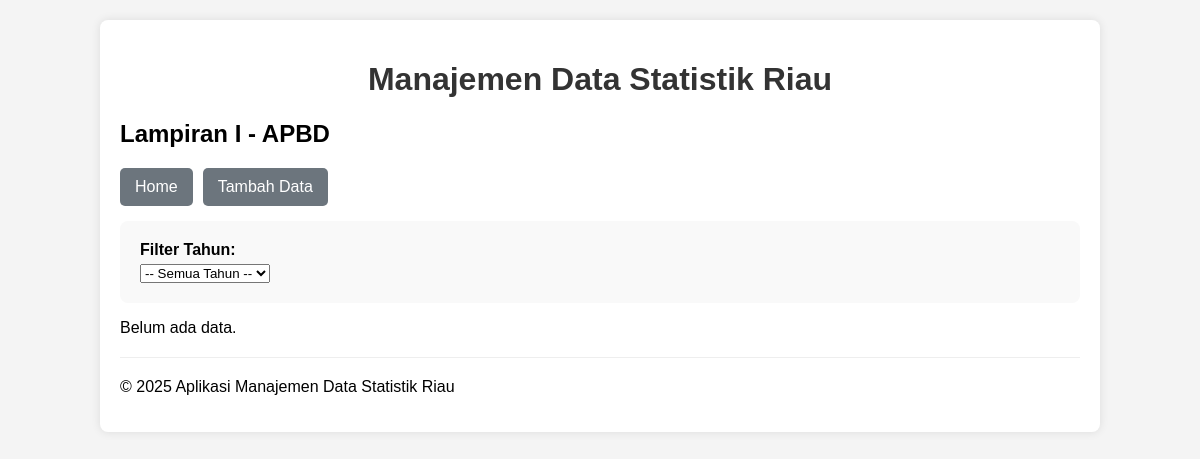
Page /apbd-lampiran-satu/read.php on the earlier database version.
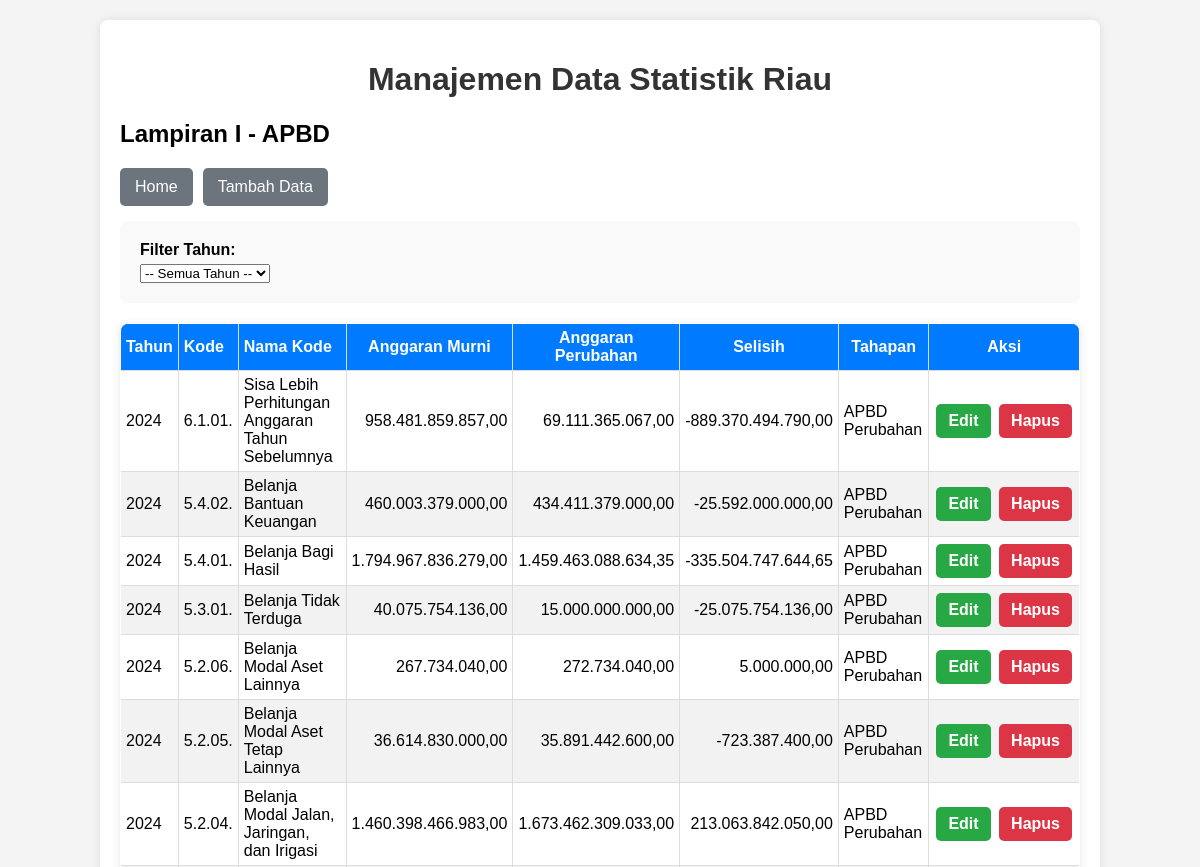
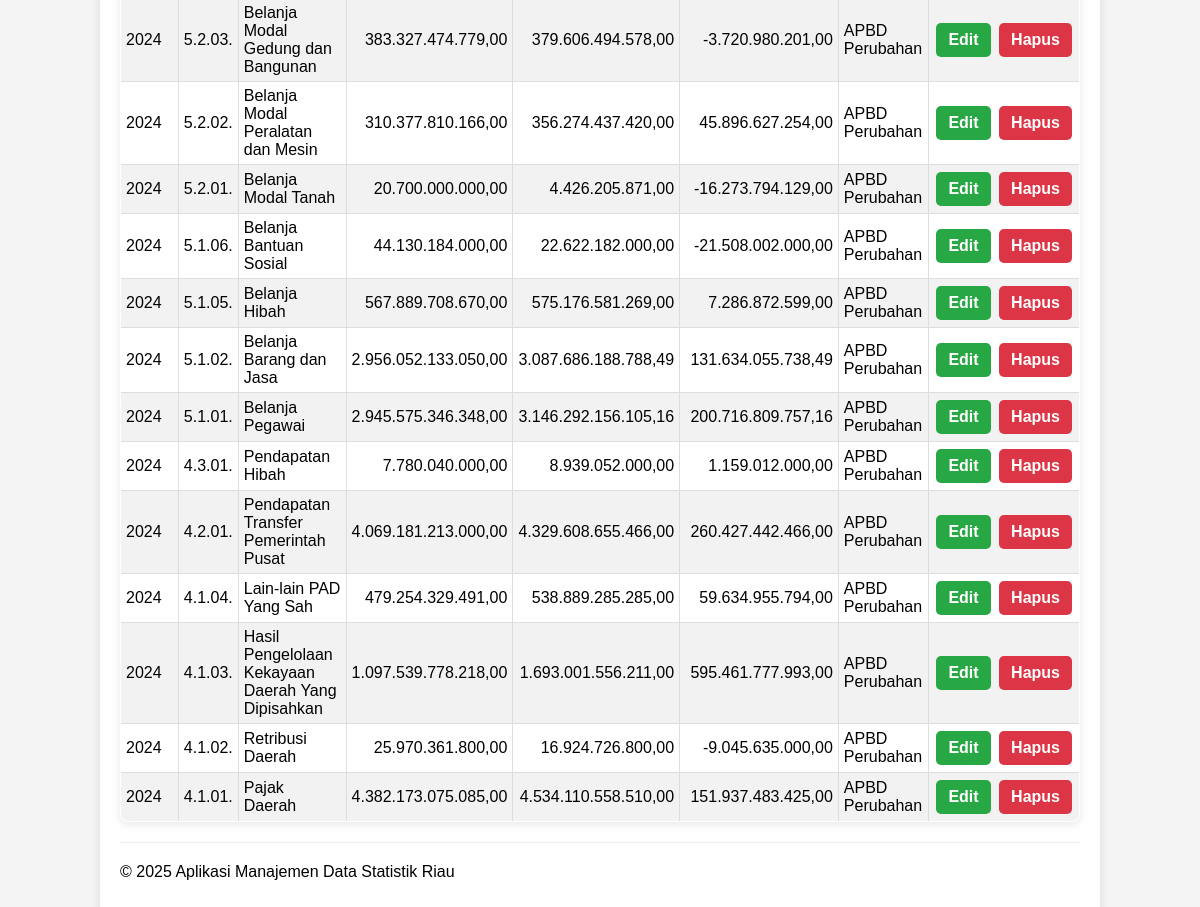
Same page on the later database version (2 pictures, top to bottom).
### tables this page shows
CREATE TABLE `apbd_lampiran_1` (
  `id` int(11) NOT NULL,
  `tahun` int(5) DEFAULT NULL,
  `id_kode_urut` int(5) DEFAULT NULL,
  `jumlah_anggaran` decimal(18,2) DEFAULT NULL,
  `jumlah_perubahan` decimal(18,2) DEFAULT NULL,
  `id_jenis_apbd` int(5) DEFAULT NULL
);

CREATE TABLE `kode_urut` (
  `id` int(11) NOT NULL,
  `no_urut` varchar(11) DEFAULT NULL,
  `uraian` varchar(255) DEFAULT NULL,
  `id_kode_level` int(11) DEFAULT NULL
);

CREATE TABLE `jenis_apbd` (
  `id` int(11) NOT NULL,
  `uraian` varchar(255) DEFAULT NULL,
  `akronim` varchar(255) DEFAULT NULL
);

### apbd-lampiran-satu/read.php (the view, shortened to what this page needs)
<?php
include '../config/database.php';
include '../templates/header.php';
$sql = "SELECT a.id AS id, a.tahun AS tahun, b.no_urut AS kode, b.uraian AS nama_kode, jumlah_anggaran, jumlah_perubahan, c.nama_level AS level, d.uraian AS jenis_apbd
        FROM apbd_lampiran_1 AS a
        LEFT JOIN kode_urut AS b ON a.id_kode_urut = b.id
        LEFT JOIN kode_level AS c ON c.id = b.id_kode_level
        LEFT JOIN jenis_apbd AS d ON d.id = a.id_jenis_apbd";
$sql .= " ORDER BY tahun, kode DESC";
$stmt = $conn->prepare($sql);
$stmt->execute();
$result = $stmt->get_result();
?>
<h2>Lampiran I - APBD</h2>
<div class="button-group">
    <button><a href="../index.php">Home</a></button>
    <button><a href="create.php">Tambah Data</a></button>
</div>
<form method="GET" action="">
    <label for="tahun">Filter Tahun:</label>
    <select name="tahun" id="tahun" onchange="this.form.submit()">
        <option value="">-- Semua Tahun --</option>
    </select>
</form>
<?php
if ($result->num_rows > 0):
?>
    <table>
        <thead>
            <tr>
                <th>Tahun</th>
                <th>Kode</th>
                <th>Nama Kode</th>
                <th style="text-align: center;">Anggaran Murni</th>
                <th style="text-align: center;">Anggaran Perubahan</th>
                <th style="text-align: center;">Selisih</th>
                <th style="text-align: center;">Tahapan</th>
                <th style="text-align: center;">Aksi</th>
            </tr>
        </thead>
        <tbody>
            <?php
            while ($row = $result->fetch_assoc()):
            ?>
                <tr>
                    <td><?php echo htmlspecialchars($row['tahun']); ?></td>
                    <td><?php echo htmlspecialchars($row['kode']); ?></td>
                    <td><?php echo htmlspecialchars($row['nama_kode']); ?></td>
                    <td style="text-align:right"><?php echo htmlspecialchars(number_format($row['jumlah_anggaran'] ?? 0, 2, ',', '.')); ?></td>
                    <td style="text-align:right"><?php echo htmlspecialchars(number_format($row['jumlah_perubahan'] ?? 0, 2, ',', '.')); ?></td>
                    <td style="text-align:right"><?php echo htmlspecialchars(number_format(($row['jumlah_perubahan']-$row['jumlah_anggaran']) ?? 0, 2, ',', '.')); ?></td>
                    <td><?php echo htmlspecialchars($row['jenis_apbd']); ?></td>
                    <td class="actions">
                        <a href="update.php?id=<?php echo htmlspecialchars($row['id']); ?>" class="edit">Edit</a>
                        <a href="delete.php?id=<?php echo htmlspecialchars($row['id']); ?>" class="delete"
                           onclick="return confirm('Apakah Anda yakin ingin menghapus data ini?')">Hapus</a>
                    </td>
                </tr>
            <?php endwhile; ?>
        </tbody>
    </table>
<?php else: ?>
    <p>Belum ada data.</p>
<?php endif; ?>
<?php
include '../templates/footer.php';
?>

### templates/header.php (shortened to what this page needs)
<!DOCTYPE html>
<html lang="en">
<head>
    <link rel="stylesheet" href="style.css">
</head>
<body>
    <div class="container">
        <h1>Manajemen Data Statistik Riau</h1>

### templates/footer.php
<hr>
        <footer>
            <p>&copy; <?php echo date("Y"); ?> Aplikasi Manajemen Data Statistik Riau</p>
        </footer>
    </div>
</body>
</html>

### apbd-lampiran-satu/style.css (style rules this page uses)
body { font-family: Arial, sans-serif; background-color: #f4f4f4; margin: 0; padding: 0; }
.container { width: 80%; margin: 20px auto; background-color: #fff; padding: 20px; box-shadow: 0 0 10px rgba(0, 0, 0, 0.1); border-radius: 8px; }
h1 { color: #333; text-align: center; }
hr { border: 0; border-top: 1px solid #eee; margin: 20px 0; }
table { width: 100%; border-collapse: collapse; margin-top: 20px; }
table, th, td { border: 1px solid #ddd; }
th, td { padding: 10px; text-align: left; }
th { background-color: #007bff; color: white; }
tr:nth-child(even) { background-color: #f2f2f2; }
.actions a { text-decoration: none; padding: 5px 10px; border-radius: 3px; margin-right: 5px; }
.actions .edit { background-color: #ffc107; color: white; }
.actions .delete { background-color: #dc3545; color: white; }
form { background-color: #f9f9f9; padding: 20px; border-radius: 8px; }
form label { display: block; margin-bottom: 5px; font-weight: bold; }

### templates/header.php (style rules this page uses)
table { width: 100%; border-collapse: collapse; margin-top: 20px; box-shadow: 0 2px 10px rgba(0,0,0,0.1); border-radius: 8px; overflow: hidden; }
table thead tr { background-color: #007bff; color: white; }
table th, table td { padding: 5px 5px; border: 1px solid #ddd; text-align: left; }
table tbody tr:nth-child(even) { background-color: #f2f2f2; }
table tbody tr:nth-child(odd) { background-color: #ffffff; }
table td.actions { text-align: center; white-space: nowrap; }
table td.actions a { padding: 8px 12px; text-decoration: none; border-radius: 5px; display: inline-block; margin: 2px; font-weight: bold; }
table td.actions .edit { background-color: #28a745; color: white; }
table td.actions .delete { background-color: #dc3545; color: white; }
.button-group { margin-bottom: 15px; display: flex; gap: 10px; }
.button-group button { background-color: #6c757d; color: white; padding: 10px 15px; border: none; border-radius: 5px; cursor: pointer; font-size: 16px; transition: background-color 0.3s ease; }
.button-group button a { color: white; text-decoration: none; }

Differences in the rows shown:
added apbd_lampiran_1: tahun "2024", id_kode_urut.no_urut "6.1.01.", id_kode_urut.uraian "Sisa Lebih Perhitungan Anggaran Tahun Sebelumnya", jumlah_anggaran "958.481.859.857,00", jumlah_perubahan "69.111.365.067,00", $row['jumlah_perubahan']-$row['jumlah_anggaran'] "-889.370.494.790,00", id_jenis_apbd.uraian "APBD Perubahan"
added apbd_lampiran_1: tahun "2024", id_kode_urut.no_urut "5.4.02.", id_kode_urut.uraian "Belanja Bantuan Keuangan", jumlah_anggaran "460.003.379.000,00", jumlah_perubahan "434.411.379.000,00", $row['jumlah_perubahan']-$row['jumlah_anggaran'] "-25.592.000.000,00", id_jenis_apbd.uraian "APBD Perubahan"
added apbd_lampiran_1: tahun "2024", id_kode_urut.no_urut "5.4.01.", id_kode_urut.uraian "Belanja Bagi Hasil", jumlah_anggaran "1.794.967.836.279,00", jumlah_perubahan "1.459.463.088.634,35", $row['jumlah_perubahan']-$row['jumlah_anggaran'] "-335.504.747.644,65", id_jenis_apbd.uraian "APBD Perubahan"
added apbd_lampiran_1: tahun "2024", id_kode_urut.no_urut "5.3.01.", id_kode_urut.uraian "Belanja Tidak Terduga", jumlah_anggaran "40.075.754.136,00", jumlah_perubahan "15.000.000.000,00", $row['jumlah_perubahan']-$row['jumlah_anggaran'] "-25.075.754.136,00", id_jenis_apbd.uraian "APBD Perubahan"
added apbd_lampiran_1: tahun "2024", id_kode_urut.no_urut "5.2.06.", id_kode_urut.uraian "Belanja Modal Aset Lainnya", jumlah_anggaran "267.734.040,00", jumlah_perubahan "272.734.040,00", $row['jumlah_perubahan']-$row['jumlah_anggaran'] "5.000.000,00", id_jenis_apbd.uraian "APBD Perubahan"
added apbd_lampiran_1: tahun "2024", id_kode_urut.no_urut "5.2.05.", id_kode_urut.uraian "Belanja Modal Aset Tetap Lainnya", jumlah_anggaran "36.614.830.000,00", jumlah_perubahan "35.891.442.600,00", $row['jumlah_perubahan']-$row['jumlah_anggaran'] "-723.387.400,00", id_jenis_apbd.uraian "APBD Perubahan"
added apbd_lampiran_1: tahun "2024", id_kode_urut.no_urut "5.2.04.", id_kode_urut.uraian "Belanja Modal Jalan, Jaringan, dan Irigasi", jumlah_anggaran "1.460.398.466.983,00", jumlah_perubahan "1.673.462.309.033,00", $row['jumlah_perubahan']-$row['jumlah_anggaran'] "213.063.842.050,00", id_jenis_apbd.uraian "APBD Perubahan"
added apbd_lampiran_1: tahun "2024", id_kode_urut.no_urut "5.2.03.", id_kode_urut.uraian "Belanja Modal Gedung dan Bangunan", jumlah_anggaran "383.327.474.779,00", jumlah_perubahan "379.606.494.578,00", $row['jumlah_perubahan']-$row['jumlah_anggaran'] "-3.720.980.201,00", id_jenis_apbd.uraian "APBD Perubahan"
added apbd_lampiran_1: tahun "2024", id_kode_urut.no_urut "5.2.02.", id_kode_urut.uraian "Belanja Modal Peralatan dan Mesin", jumlah_anggaran "310.377.810.166,00", jumlah_perubahan "356.274.437.420,00", $row['jumlah_perubahan']-$row['jumlah_anggaran'] "45.896.627.254,00", id_jenis_apbd.uraian "APBD Perubahan"
added apbd_lampiran_1: tahun "2024", id_kode_urut.no_urut "5.2.01.", id_kode_urut.uraian "Belanja Modal Tanah", jumlah_anggaran "20.700.000.000,00", jumlah_perubahan "4.426.205.871,00", $row['jumlah_perubahan']-$row['jumlah_anggaran'] "-16.273.794.129,00", id_jenis_apbd.uraian "APBD Perubahan"
added apbd_lampiran_1: tahun "2024", id_kode_urut.no_urut "5.1.06.", id_kode_urut.uraian "Belanja Bantuan Sosial", jumlah_anggaran "44.130.184.000,00", jumlah_perubahan "22.622.182.000,00", $row['jumlah_perubahan']-$row['jumlah_anggaran'] "-21.508.002.000,00", id_jenis_apbd.uraian "APBD Perubahan"
added apbd_lampiran_1: tahun "2024", id_kode_urut.no_urut "5.1.05.", id_kode_urut.uraian "Belanja Hibah", jumlah_anggaran "567.889.708.670,00", jumlah_perubahan "575.176.581.269,00", $row['jumlah_perubahan']-$row['jumlah_anggaran'] "7.286.872.599,00", id_jenis_apbd.uraian "APBD Perubahan"
added apbd_lampiran_1: tahun "2024", id_kode_urut.no_urut "5.1.02.", id_kode_urut.uraian "Belanja Barang dan Jasa", jumlah_anggaran "2.956.052.133.050,00", jumlah_perubahan "3.087.686.188.788,49", $row['jumlah_perubahan']-$row['jumlah_anggaran'] "131.634.055.738,49", id_jenis_apbd.uraian "APBD Perubahan"
added apbd_lampiran_1: tahun "2024", id_kode_urut.no_urut "5.1.01.", id_kode_urut.uraian "Belanja Pegawai", jumlah_anggaran "2.945.575.346.348,00", jumlah_perubahan "3.146.292.156.105,16", $row['jumlah_perubahan']-$row['jumlah_anggaran'] "200.716.809.757,16", id_jenis_apbd.uraian "APBD Perubahan"
added apbd_lampiran_1: tahun "2024", id_kode_urut.no_urut "4.3.01.", id_kode_urut.uraian "Pendapatan Hibah", jumlah_anggaran "7.780.040.000,00", jumlah_perubahan "8.939.052.000,00", $row['jumlah_perubahan']-$row['jumlah_anggaran'] "1.159.012.000,00", id_jenis_apbd.uraian "APBD Perubahan"
added apbd_lampiran_1: tahun "2024", id_kode_urut.no_urut "4.2.01.", id_kode_urut.uraian "Pendapatan Transfer Pemerintah Pusat", jumlah_anggaran "4.069.181.213.000,00", jumlah_perubahan "4.329.608.655.466,00", $row['jumlah_perubahan']-$row['jumlah_anggaran'] "260.427.442.466,00", id_jenis_apbd.uraian "APBD Perubahan"
added apbd_lampiran_1: tahun "2024", id_kode_urut.no_urut "4.1.04.", id_kode_urut.uraian "Lain-lain PAD Yang Sah", jumlah_anggaran "479.254.329.491,00", jumlah_perubahan "538.889.285.285,00", $row['jumlah_perubahan']-$row['jumlah_anggaran'] "59.634.955.794,00", id_jenis_apbd.uraian "APBD Perubahan"
added apbd_lampiran_1: tahun "2024", id_kode_urut.no_urut "4.1.03.", id_kode_urut.uraian "Hasil Pengelolaan Kekayaan Daerah Yang Dipisahkan", jumlah_anggaran "1.097.539.778.218,00", jumlah_perubahan "1.693.001.556.211,00", $row['jumlah_perubahan']-$row['jumlah_anggaran'] "595.461.777.993,00", id_jenis_apbd.uraian "APBD Perubahan"
added apbd_lampiran_1: tahun "2024", id_kode_urut.no_urut "4.1.02.", id_kode_urut.uraian "Retribusi Daerah", jumlah_anggaran "25.970.361.800,00", jumlah_perubahan "16.924.726.800,00", $row['jumlah_perubahan']-$row['jumlah_anggaran'] "-9.045.635.000,00", id_jenis_apbd.uraian "APBD Perubahan"
added apbd_lampiran_1: tahun "2024", id_kode_urut.no_urut "4.1.01.", id_kode_urut.uraian "Pajak Daerah", jumlah_anggaran "4.382.173.075.085,00", jumlah_perubahan "4.534.110.558.510,00", $row['jumlah_perubahan']-$row['jumlah_anggaran'] "151.937.483.425,00", id_jenis_apbd.uraian "APBD Perubahan"
Other differences:
text no longer shown: "Belum ada data."
text now shown: "Tahun Kode Nama Kode Anggaran Murni Anggaran Perubahan Selisih Tahapan Aksi"
